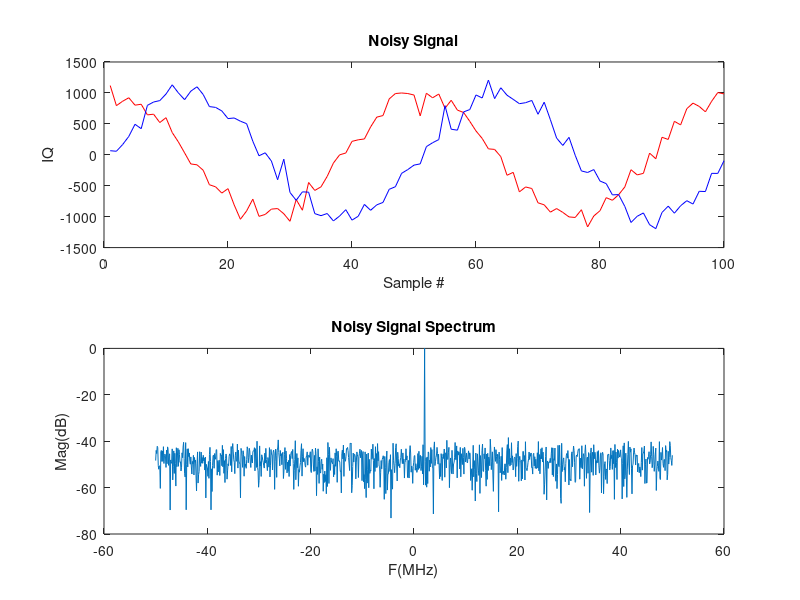

Source code (MATLAB): (Note: this script raises an error after producing the figure.)
% create noisy IQ signal
clear;
Fs=100e6;
dt=1/Fs;
Ps=1000;
SNRdB=10;
SNR=10^(SNRdB/10);
Pn=Ps/SNR;
Fc=2e6;
N=1000;
t=dt.*(0:N-1);
x=Ps*exp(j*2*pi*Fc.*t);
ni=Pn*randn(1,length(x));
nq=Pn*randn(1,length(x));
x=round(x+ni+j*nq);

% plot noisy signals
figure(1);
subplot(2,1,1);
plot(real(x(1:100)),'r');
hold on;
plot(imag(x(1:100)),'b');
hold off;
title('Noisy Signal');
xlabel('Sample #');ylabel('IQ');

subplot(2,1,2);
X=20*log10(abs(fft(x)));
X=X-max(X);
f=linspace(-Fs/2/1e6,Fs/2/1e6,length(x));
plot(f,fftshift(X));
title('Noisy Signal Spectrum');
xlabel('F(MHz)');ylabel('Mag(dB)');

% apply filter and plot results
figure(2);
hint=gen_lpf();
x_filt=filter(hint,1,x);
subplot(2,1,1);
plot(real(x_filt(1:100)),'r');
hold on;
plot(imag(x_filt(1:100)),'b');
hold off;
title('Filtered Signal');
xlabel('Sample #');ylabel('IQ');
subplot(2,1,2);
Xfilt=20*log10(abs(fft(x_filt)));
Xfilt=Xfilt-max(Xfilt);
f=linspace(-Fs/2/1e6,Fs/2/1e6,length(x_filt));
plot(f,fftshift(Xfilt));
title('Filtered Signal Spectrum');
xlabel('F(MHz)');ylabel('Mag(dB)');
